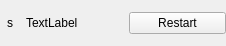
<?xml version="1.0" encoding="UTF-8"?>
<ui version="4.0">
 <class>asdfasdfasdf</class>
 <widget class="QWidget" name="asdfasdfasdf">
  <property name="geometry">
   <rect>
    <x>0</x>
    <y>0</y>
    <width>226</width>
    <height>46</height>
   </rect>
  </property>
  <property name="windowTitle">
   <string>Form</string>
  </property>
  <layout class="QGridLayout" name="gridLayout">
   <property name="leftMargin">
    <number>0</number>
   </property>
   <property name="topMargin">
    <number>0</number>
   </property>
   <property name="rightMargin">
    <number>0</number>
   </property>
   <property name="bottomMargin">
    <number>0</number>
   </property>
   <item row="0" column="0">
    <widget class="ServerStatus" name="status_label">
     <property name="sizePolicy">
      <sizepolicy hsizetype="Fixed" vsizetype="Fixed">
       <horstretch>0</horstretch>
       <verstretch>0</verstretch>
      </sizepolicy>
     </property>
     <property name="minimumSize">
      <size>
       <width>20</width>
       <height>20</height>
      </size>
     </property>
     <property name="maximumSize">
      <size>
       <width>20</width>
       <height>20</height>
      </size>
     </property>
     <property name="text">
      <string>s</string>
     </property>
     <property name="alignment">
      <set>Qt::AlignCenter</set>
     </property>
    </widget>
   </item>
   <item row="0" column="1">
    <widget class="QLabel" name="server_label">
     <property name="text">
      <string>TextLabel</string>
     </property>
    </widget>
   </item>
   <item row="0" column="2">
    <widget class="QPushButton" name="restart_btn">
     <property name="text">
      <string>Restart</string>
     </property>
    </widget>
   </item>
  </layout>
 </widget>
 <customwidgets>
  <customwidget>
   <class>ServerStatus</class>
   <extends>QLabel</extends>
   <header>qt_extensions</header>
  </customwidget>
 </customwidgets>
 <resources/>
 <connections/>
</ui>
